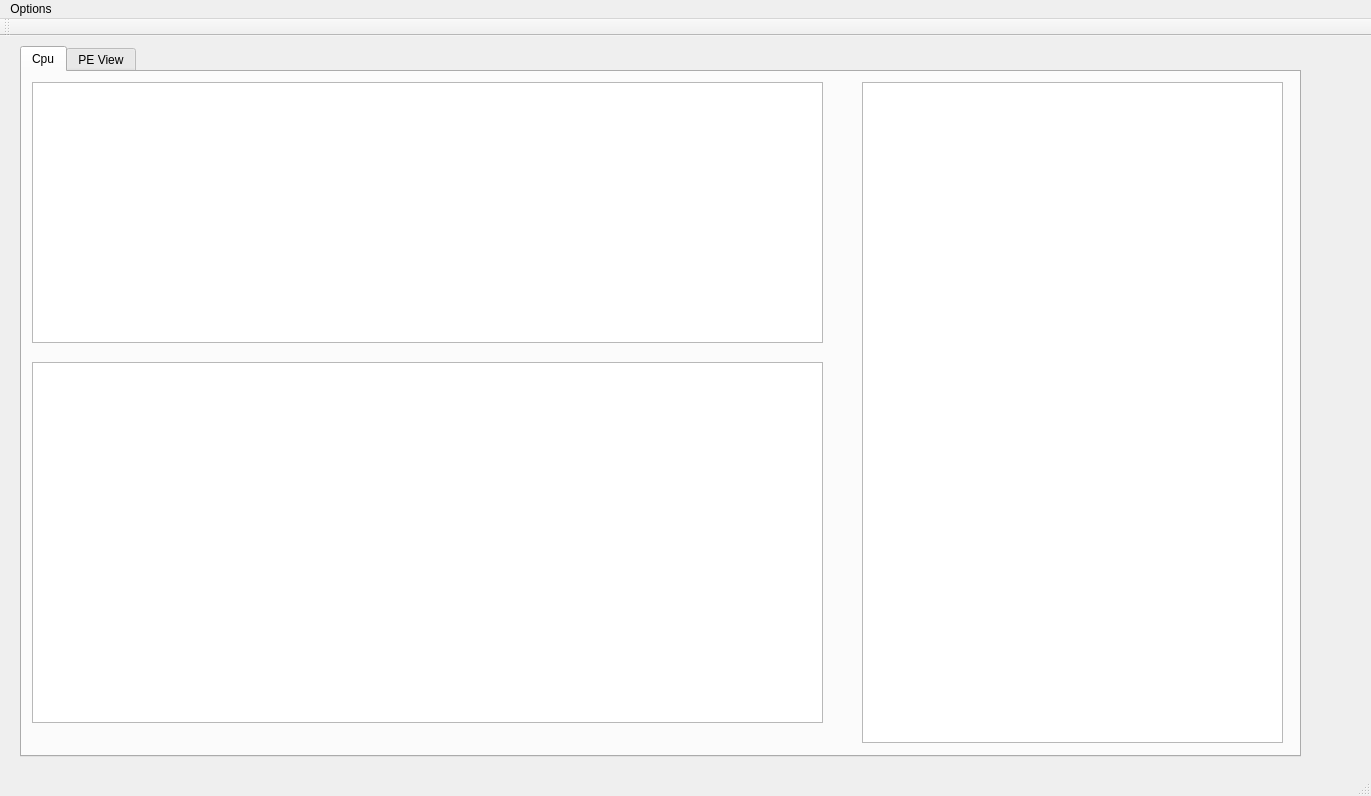
<?xml version="1.0" encoding="UTF-8"?>
<ui version="4.0">
 <class>MainWindow</class>
 <widget class="QMainWindow" name="MainWindow">
  <property name="geometry">
   <rect>
    <x>0</x>
    <y>0</y>
    <width>1371</width>
    <height>796</height>
   </rect>
  </property>
  <property name="windowTitle">
   <string>MainWindow</string>
  </property>
  <widget class="QWidget" name="centralWidget">
   <widget class="QTabWidget" name="tabWidget_Main">
    <property name="geometry">
     <rect>
      <x>20</x>
      <y>10</y>
      <width>1281</width>
      <height>711</height>
     </rect>
    </property>
    <property name="currentIndex">
     <number>0</number>
    </property>
    <widget class="QWidget" name="tab">
     <attribute name="title">
      <string>Cpu</string>
     </attribute>
     <widget class="QTableWidget" name="tableWidget_Cpu">
      <property name="geometry">
       <rect>
        <x>10</x>
        <y>10</y>
        <width>791</width>
        <height>261</height>
       </rect>
      </property>
     </widget>
     <widget class="QTableWidget" name="tableWidget_memView">
      <property name="geometry">
       <rect>
        <x>10</x>
        <y>290</y>
        <width>791</width>
        <height>361</height>
       </rect>
      </property>
     </widget>
     <widget class="QTableWidget" name="tableWidget_Stack">
      <property name="geometry">
       <rect>
        <x>840</x>
        <y>10</y>
        <width>421</width>
        <height>661</height>
       </rect>
      </property>
     </widget>
    </widget>
    <widget class="QWidget" name="tab_2">
     <attribute name="title">
      <string>PE View</string>
     </attribute>
     <widget class="QTreeView" name="treeView_Modules">
      <property name="geometry">
       <rect>
        <x>30</x>
        <y>10</y>
        <width>481</width>
        <height>261</height>
       </rect>
      </property>
     </widget>
    </widget>
   </widget>
  </widget>
  <widget class="QMenuBar" name="menuBar">
   <property name="geometry">
    <rect>
     <x>0</x>
     <y>0</y>
     <width>1371</width>
     <height>23</height>
    </rect>
   </property>
   <widget class="QMenu" name="menuOptions">
    <property name="title">
     <string>Options</string>
    </property>
    <widget class="QMenu" name="menuInject">
     <property name="title">
      <string>Inject</string>
     </property>
     <addaction name="separator"/>
     <addaction name="action1"/>
     <addaction name="action2"/>
     <addaction name="action3"/>
     <addaction name="action4"/>
     <addaction name="action5"/>
     <addaction name="action6"/>
     <addaction name="action7"/>
    </widget>
    <addaction name="actionAttach_Process"/>
    <addaction name="menuInject"/>
   </widget>
   <addaction name="menuOptions"/>
  </widget>
  <widget class="QToolBar" name="mainToolBar">
   <attribute name="toolBarArea">
    <enum>TopToolBarArea</enum>
   </attribute>
   <attribute name="toolBarBreak">
    <bool>false</bool>
   </attribute>
  </widget>
  <widget class="QStatusBar" name="statusBar"/>
  <action name="actionAttach_Process">
   <property name="text">
    <string>Attach Process</string>
   </property>
  </action>
  <action name="action1">
   <property name="text">
    <string>1</string>
   </property>
  </action>
  <action name="action2">
   <property name="text">
    <string>2</string>
   </property>
  </action>
  <action name="action3">
   <property name="text">
    <string>3</string>
   </property>
  </action>
  <action name="action4">
   <property name="text">
    <string>4</string>
   </property>
  </action>
  <action name="action5">
   <property name="text">
    <string>5</string>
   </property>
  </action>
  <action name="action6">
   <property name="text">
    <string>6</string>
   </property>
  </action>
  <action name="action7">
   <property name="text">
    <string>7</string>
   </property>
  </action>
 </widget>
 <layoutdefault spacing="6" margin="11"/>
 <resources/>
 <connections/>
</ui>
